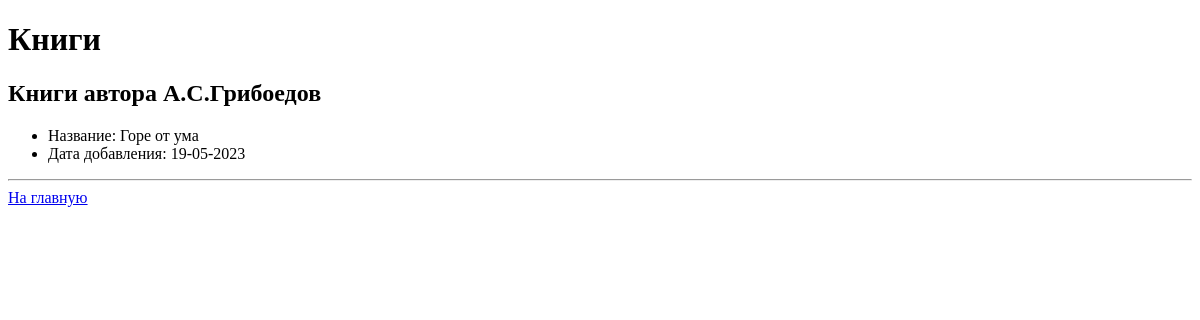
The page /author/2 on the database as committed earlier.
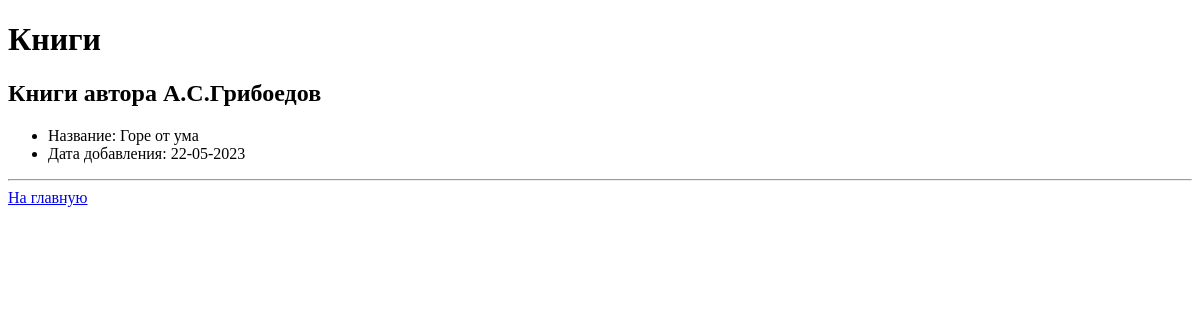
The same page on the database as committed later.
### database.py (models this page shows, shortened)
class Book(db.Model):
    id = db.Column(db.Integer, primary_key=True)
    name = db.Column(db.String, nullable=False)
    added = db.Column(db.DateTime, nullable=False, default=func.now())
    is_read = db.Column(db.Boolean, default=False)
    genre_id = db.Column(db.Integer, db.ForeignKey("genre.id", ondelete='SET NULL'))
    genre = relationship("Genre", back_populates="books")
    author_id = db.Column(db.String, db.ForeignKey("author.id", ondelete='SET NULL'))
    author = relationship("Author", back_populates="books")

### main.py (the view)
@app.route("/author/<int:author_id>")
def books_by_author(author_id):
    author = Author.query.get_or_404(author_id)
    return render_template(
        "books_by_author.html",
        author_name=author.name,
        books=author.books
    )

### templates/books_by_author.html
{% extends "layout.html" %}
{% block body %}
  <h2>Книги автора {{ author_name }}</h2>
    {%- for book in books %}
    <ul>
        <li> Название: {{ book.name }} </li>
        <li> Дата добавления: {{ book.added.strftime("%d-%m-%Y") }} </li>
      </ul>
      <hr>
    {%- endfor %}
<a href="/">На главную</a>
{% endblock %}

Rows that differ between the two databases and show on the page:
changed Book "Горе от ума": added "19-05-2023" → "22-05-2023"
